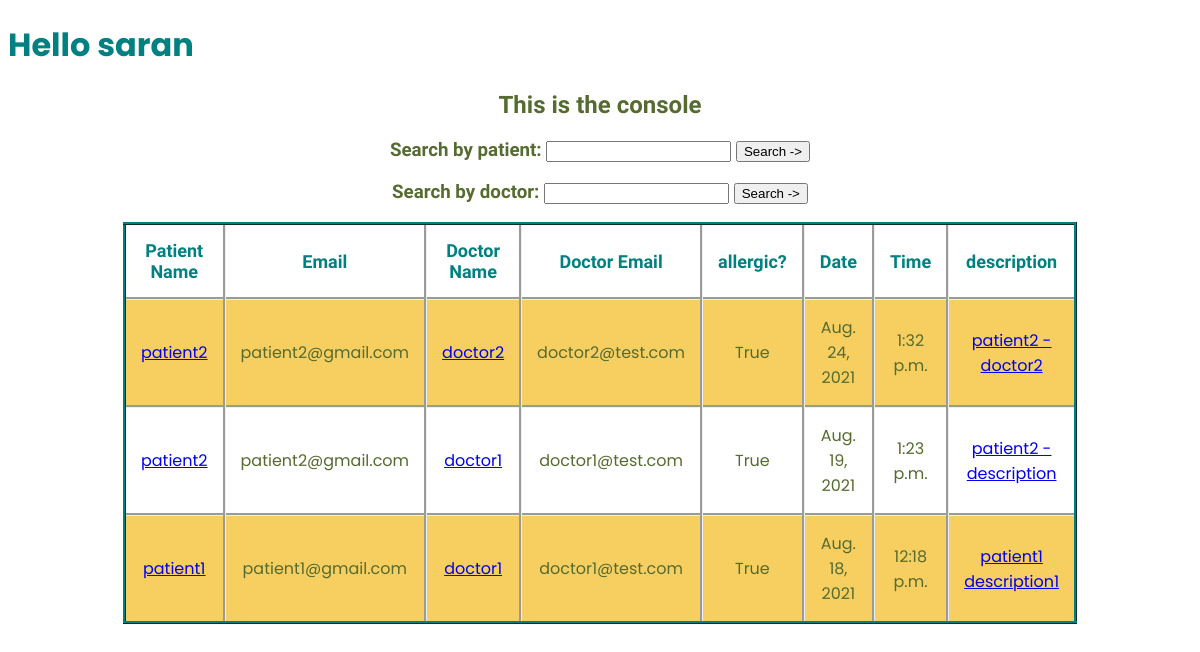
Page /console/ (signed in) on the committed database.
### patients_record/models.py (models this page shows, shortened)
class record_table(models.Model):
    patient = models.ForeignKey(PatientProfile,on_delete=models.CASCADE)
    doctor = models.ForeignKey(DoctorProfile,on_delete=PROTECT)
    is_allergic = models.BooleanField()
    patient_description_file = models.TextField()
    date_of_attendance = models.DateField()
    time_of_attendance = models.TimeField()
    def __str__(self):
        return f'{self.patient.patient_name}:{self.doctor.doctor_name}:{self.date_of_attendance}'

class PatientProfile(models.Model):
    user = models.OneToOneField(User, on_delete=models.CASCADE)
    patient_name = models.CharField(max_length=50)
    patient_age = models.PositiveIntegerField()
    patient_gender = models.CharField(choices=gender,max_length=10)
    patient_bloodgroup = models.CharField(max_length=6)
    patient_phone_number = models.CharField(max_length=12)
    patient_address = models.TextField()

class DoctorProfile(models.Model):
    user = models.OneToOneField(User, on_delete=models.CASCADE)
    doctor_name = models.CharField(max_length=50)
    doctor_age = models.PositiveIntegerField()
    doctor_gender = models.CharField(choices=gender,max_length=10)
    doctor_designation = models.CharField(max_length=50)
    doctor_phone_number = models.CharField(max_length=12)
    doctor_address = models.TextField()

### patients_record/views.py (the view)
# urls.py: path('console/',views.console,name="console"),
def console(request):
    if request.method == 'POST':
        try:
            search_name = request.POST['search_patient']
            if search_name == "":
                raise ValueError('Searched by doctor')
            user = request.user
            pre_email = User.objects.get(username=user).email
            if re.search(r'@admin.com',pre_email):
                q = record_table.objects.filter(patient__patient_name__icontains = search_name).order_by('-date_of_attendance')
                return render(request, 'patients_record/console.html',{'username':user,'userobject':q,'bool':2})
            else:
                q = record_table.objects.filter(doctor__user__email=pre_email,patient__patient_name__icontains = search_name).order_by('-date_of_attendance')
                return render(request, 'patients_record/console.html',{'username':user,'userobject':q,'bool':0})
        except:
            try:
                search_name = request.POST['search_doctor']
                user = request.user
                pre_email = User.objects.get(username=user).email
                if re.search(r'@admin.com',pre_email):
                    q = record_table.objects.filter(doctor__doctor_name__icontains = search_name).order_by('-date_of_attendance')
                    return render(request, 'patients_record/console.html',{'username':user,'userobject':q,'bool':2})
                else:
                    q = record_table.objects.filter(patient__user__email=pre_email,doctor__doctor_name__icontains = search_name).order_by('-date_of_attendance')
                    return render(request, 'patients_record/console.html',{'username':user,'userobject':q,'bool':1})
            except:
                username = request.POST['user_name']
                userpassword = request.POST['user_password']
                q = None
                user = authenticate(username=username, password=userpassword)
                if user is not None:
                    login(request,user)
                else:
                    message = "Not found in user database"
                    return render(request,'patients_record/message_or_response.html',{'message':message,'link':'login'})
    else:
        user = None
        if request.user.is_authenticated:
            user = request.user
        else:
            message = "User not logged in :("
            return render(request,'patients_record/message_or_response.html',{'message':message,'link':'login'})
    pre_email = User.objects.get(username=user).email
    reg_email = re.search(r'@test.com',pre_email)
    val = 0
    if reg_email:
        q = record_table.objects.filter(doctor__user__email=pre_email).order_by('-date_of_attendance')
    elif re.search(r'@admin.com',pre_email):
        q = record_table.objects.all().order_by('-date_of_attendance')
        val = 2
    else:
        q = record_table.objects.filter(patient__user__email=pre_email).order_by('-date_of_attendance')
        val = 1
    return render(request, 'patients_record/console.html',{'username':user,'userobject':q,'bool':val})

### patients_record/templates/patients_record/console.html (shortened to what this page needs)
<!DOCTYPE html>
<html lang="en">
<head>
</head>
<body>
    <h1 id="greet">Hello {{ username }}</h1>
    <h2 id="description">This is the console</h2>
    <form action="{% url 'console' %}" method="POST">
        {% if bool == 0 %}
        <h3>Search by patient: <input name="search_patient" type="text"> <button>Search -></button> </h3>
        {% elif bool == 1 %}
        <h3>Search by doctor: <input name="search_doctor" type="text"> <button>Search -></button> </h3>
        {% else %}
        <h3>Search by patient: <input name="search_patient" type="text"> <button>Search -></button> </h3>
        <h3>Search by doctor: <input name="search_doctor" type="text"> <button>Search -></button> </h3>
        {% endif %}
    </form>
    <table>
        <tr>
            <th>Patient Name</th>
            <th>Email</th>
            <th>Doctor Name</th>
            <th>Doctor Email</th>
            <th>allergic?</th>
            <th>Date</th>
            <th>Time</th>
            <th>description</th>
        </tr>
        {% for row in userobject %}
        <tr>
            <td><a href="{% url 'view_details' key=0 pk=row.patient.patient_name %} "> {{ row.patient.patient_name }} </a></td>
            <td>{{ row.patient.user.email }}</td>
            <td><a href="{% url 'view_details' key=1 pk=row.doctor.doctor_name %} "> {{ row.doctor.doctor_name }} </a> </td>
            <td>{{ row.doctor.user.email }}</td>
            <td>{{ row.is_allergic }}</td>
            <td>{{ row.date_of_attendance }}</td>
            <td>{{ row.time_of_attendance }}</td>
            <td> <a href="{% url 'view_details' key=2 pk=row %} "> {{ row.patient_description_file|slice:"0:25" }} </a></td>
        </tr>
        {% endfor %}
    </table>
    <br><br>
</body>
</html>

### patients_record/templates/patients_record/console.html (style rules this page uses)
#greet { font-family: Poppins; color: teal; }
#description, h3 { font-family: sofia; color: darkolivegreen; text-align: center; }
table { border-style:ridge; border-collapse: collapse; text-align: center; width:75%; border-color: teal; margin-left: auto; margin-right: auto; }
th, td { border-style: groove; border-collapse: collapse; font-family: poppins; padding: 15px; border-bottom: 1px solid #ddd; }
th { color: teal; font-family: Sofia; font-size: large; }
tr:nth-child(even) { background-color: #f7cf60; }
td { color: darkolivegreen; }

### rows in the picture
record_table: patient.patient_name "patient2", patient.user.email "patient2@gmail.com", doctor.doctor_name "doctor2", doctor.user.email "doctor2@test.com", is_allergic "True", date_of_attendance "Aug. 24, 2021", time_of_attendance "1:32 p.m.", patient_description_file "patient2 - doctor2"
record_table: patient.patient_name "patient2", patient.user.email "patient2@gmail.com", doctor.doctor_name "doctor1", doctor.user.email "doctor1@test.com", is_allergic "True", date_of_attendance "Aug. 19, 2021", time_of_attendance "1:23 p.m.", patient_description_file "patient2 - description"
record_table: patient.patient_name "patient1", patient.user.email "patient1@gmail.com", doctor.doctor_name "doctor1", doctor.user.email "doctor1@test.com", is_allergic "True", date_of_attendance "Aug. 18, 2021", time_of_attendance "12:18 p.m.", patient_description_file "patient1 description1"

### other values in the picture
{{ username }} "saran"
